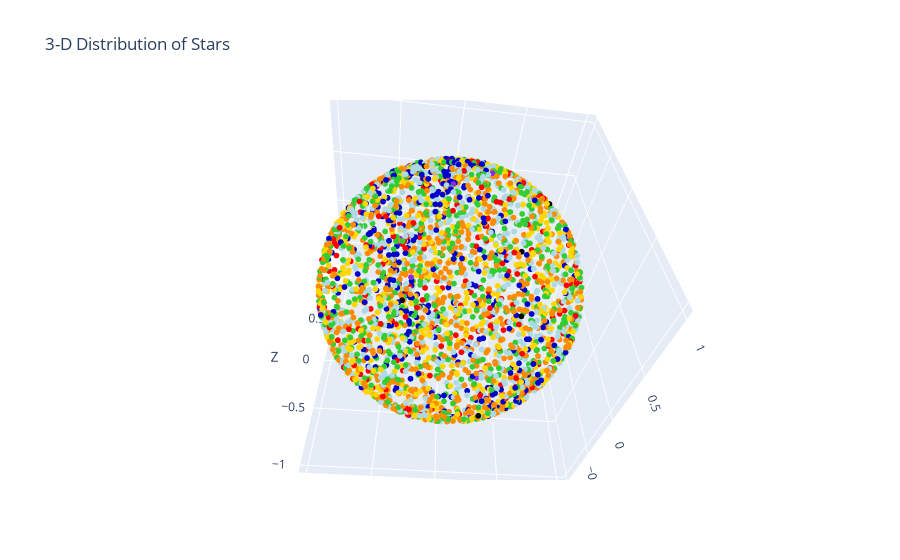

Notebook code for this chart:
### Code cell
#Use Plotly to obtain the 3-D distribution of the stars.
#The stars should be color-coded.
#If you hover over a star, you should get the following information - HR Number, Distance in parsec, and Radial Velocity in km/s.  

fig = go.Figure(data=[go.Scatter3d(x = df['x'], y = df['y'], z = df['z'], mode = 'markers', marker = dict(size = 2, color = df['Color']), 
                                   text=df.apply(lambda row: f"HR Number: {row['HR']}"f"Distance: {row['Distance']} parsecs"f"Radial Velocity: {row['RadVel']} km/s", 
                                                 axis=1))])
fig.update_layout(scene = dict(
        xaxis_title='X',
        yaxis_title='Y',
        zaxis_title='Z',), 
                  title = '3-D Distribution of Stars')
fig.show()

### Figure 1 — Plotly figure (JSON) as saved in the notebook; plotly's stock layout.template omitted (floating-point values rounded to 4 significant figures; data arrays with more than 128 entries replaced by an {"elided": "..."} marker saying what was removed)
{"data": [{"marker": {"color": {"elided": "3293 str values"}, "size": 2}, "mode": "markers", "text": {"elided": "3293 str values"}, "type": "scatter3d", "x": {"elided": "3293 float values"}, "y": {"elided": "3293 float values"}, "z": {"elided": "3293 float values"}}], "layout": {"autosize": true, "scene": {"aspectmode": "auto", "aspectratio": {"x": 0.9995, "y": 1.001, "z": 0.9994}, "camera": {"center": {"x": 0, "y": 0, "z": 0}, "eye": {"x": 0.1379, "y": 1.212, "z": -1.197}, "projection": {"type": "perspective"}, "up": {"x": -0.005026, "y": 0.005051, "z": 1.0}}, "xaxis": {"title": {"text": "X"}, "type": "linear"}, "yaxis": {"title": {"text": "Y"}, "type": "linear"}, "zaxis": {"title": {"text": "Z"}, "type": "linear"}}, "title": {"text": "3-D Distribution of Stars"}}}
